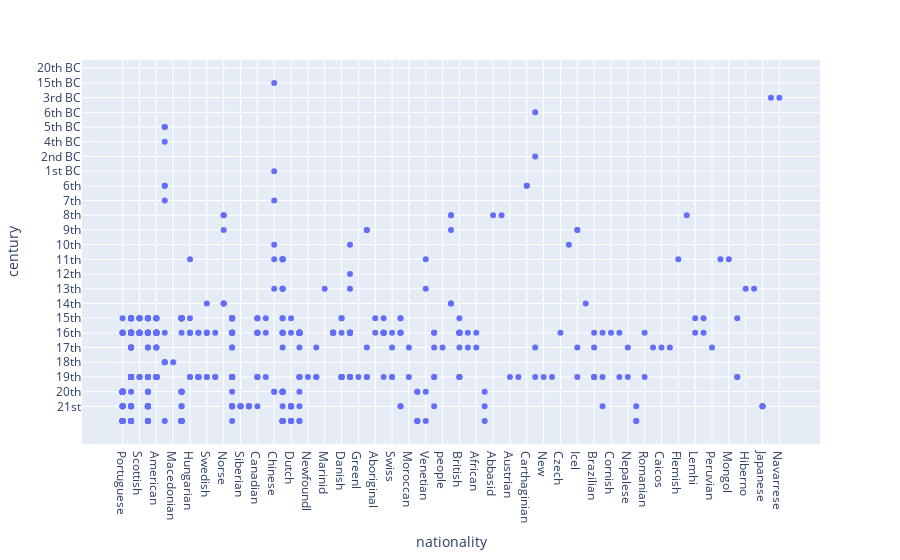

The notebook cell this image was saved under:
### Code cell
# Scatter chart for nationality, century explorer data distributions
fig = px.scatter(data, x='nationality', y='century')
fig.update_yaxes(tickmode = 'array',ticktext=["21st","20th","19th","18th","17th","16th","15th","14th","13th","12th","11th","10th","9th","8th","7th","6th", "1st BC","2nd BC","4th BC", "5th BC", "6th BC","3rd BC","15th BC","20th BC"],
                tickvals=["1","2","3","4","5","6","7","8","9","10","11","12","13","14","15","16", "17","18","19", "20", "21","22","23","24"])
fig.update_xaxes(type='-',nticks=50)

fig.show()

### Figure 1 — Plotly figure (JSON) as saved in the notebook; plotly's stock layout.template omitted (floating-point values rounded to 4 significant figures; data arrays with more than 128 entries replaced by an {"elided": "..."} marker saying what was removed)
{"data": [{"hovertemplate": "nationality=%{x}<br>century=%{y}<extra></extra>", "legendgroup": "", "marker": {"color": "#636efa", "symbol": "circle"}, "mode": "markers", "name": "", "orientation": "v", "showlegend": false, "type": "scatter", "x": {"elided": "787 str values"}, "xaxis": "x", "y": {"elided": "787 str values"}, "yaxis": "y"}], "layout": {"autosize": true, "legend": {"tracegroupgap": 0}, "margin": {"t": 60}, "xaxis": {"anchor": "y", "autorange": true, "domain": [0, 1], "nticks": 50, "range": [-5.116, 83.12], "title": {"text": "nationality"}, "type": "category"}, "yaxis": {"anchor": "x", "autorange": true, "domain": [0, 1], "range": [-1.686, 24.69], "tickmode": "array", "ticktext": ["21st", "20th", "19th", "18th", "17th", "16th", "15th", "14th", "13th", "12th", "11th", "10th", "9th", "8th", "7th", "6th", "1st BC", "2nd BC", "4th BC", "5th BC", "6th BC", "3rd BC", "15th BC", "20th BC"], "tickvals": ["1", "2", "3", "4", "5", "6", "7", "8", "9", "10", "11", "12", "13", "14", "15", "16", "17", "18", "19", "20", "21", "22", "23", "24"], "title": {"text": "century"}, "type": "category"}}}
